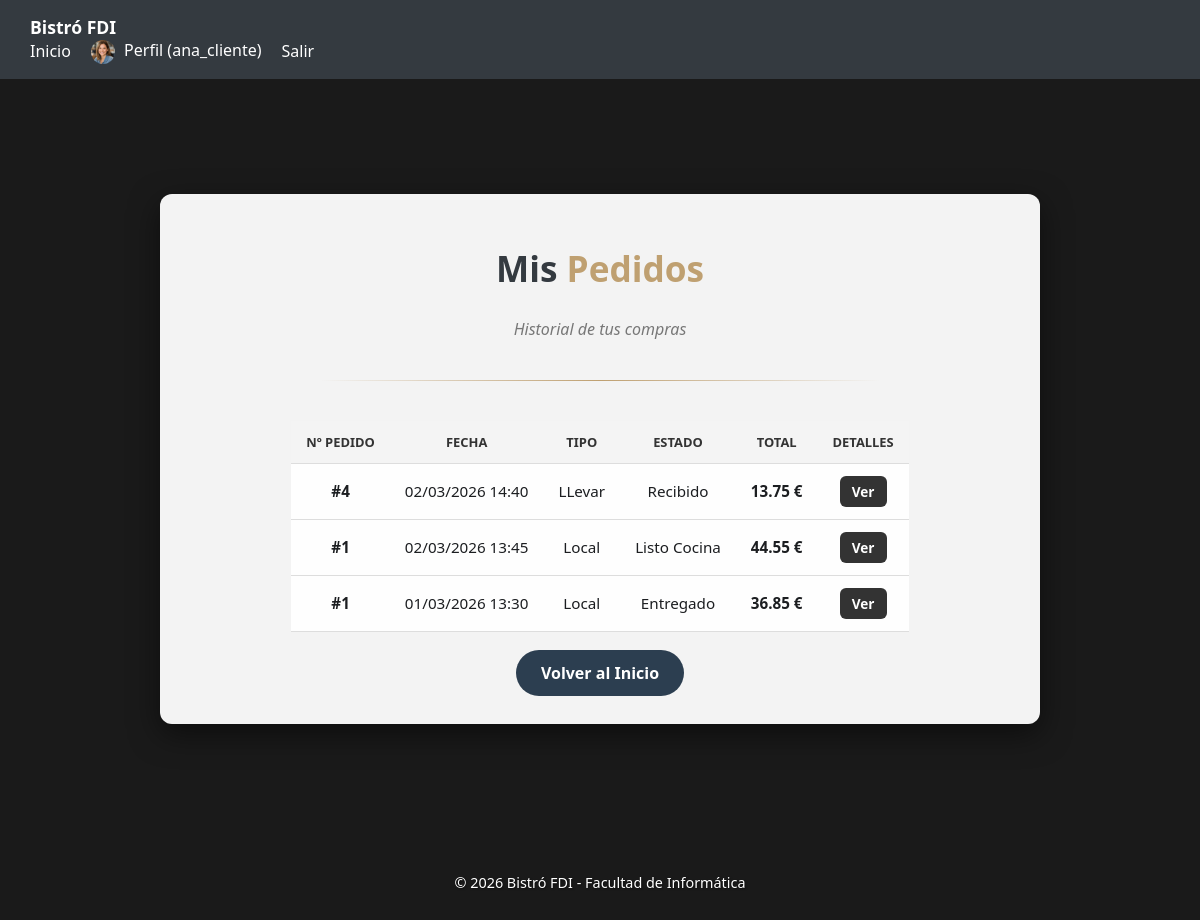
/mis_pedidos.php (signed in), run on an earlier commit of the app's database.
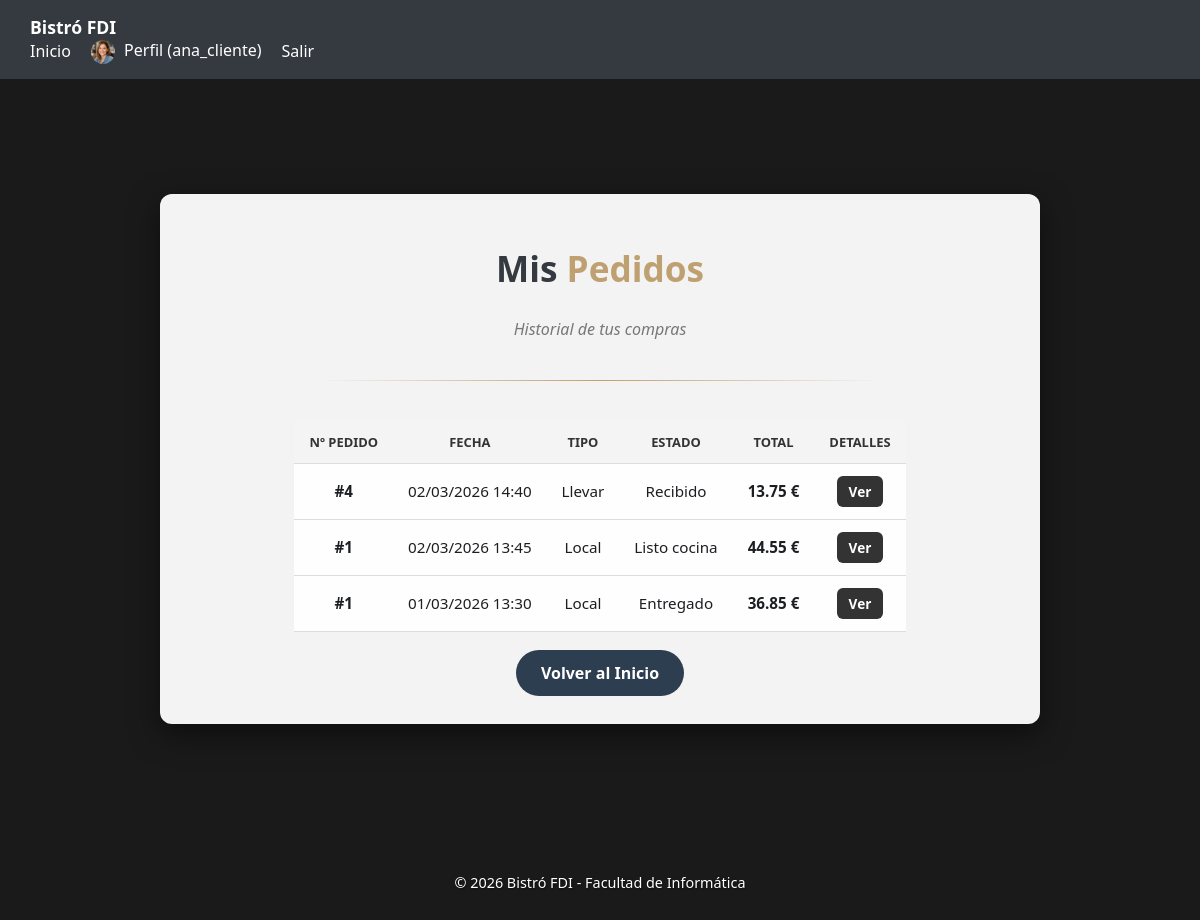
And on a later commit of the database.
### tables this page shows
CREATE TABLE pedidos (
	id int(11) AUTO_INCREMENT PRIMARY KEY,
	cliente_id int(11) NOT NULL,
	numero_pedido INT NOT NULL,
	tipo varchar(20) NOT NULL,
	estado varchar(20) NOT NULL,
	fecha datetime NOT NULL,
	total decimal(10,2) NOT NULL,
	KEY `cliente_id` (`cliente_id`),
	CONSTRAINT `pedidos_cliente_fk` FOREIGN KEY (`cliente_id`) REFERENCES `usuarios`(`id`) ON DELETE CASCADE ON UPDATE CASCADE
);

### includes/integracion/PedidoDAO.php (called while the page is built, shortened)
<?php
class PedidoDAO {
	public function obtenerPedidosPorCliente($idCliente) {
		$conn = obtenerConexionBD();
		$sql = "SELECT * FROM pedidos WHERE cliente_id = ? ORDER BY fecha DESC";
		$stmt = $conn->prepare($sql);
		$stmt->bind_param("i", $idCliente);
		$stmt->execute();
		$result = $stmt->get_result();
		$pedidos = [];
		while ($row = $result->fetch_assoc()) {
			$pedidos[] = $row;
		}
		return $pedidos;
	}
}
?>

### includes/negocio/PedidoServiceApp.php (called while the page is built, shortened)
<?php
require_once __DIR__ . '/../integracion/PedidoDAO.php';
class PedidoServiceApp {
	private $pedidoDAO;
	public function __construct() {
		$this->pedidoDAO = new PedidoDAO();
	}
	public function obtenerPedidosPorCliente($idCliente) {
		return $this->pedidoDAO->obtenerPedidosPorCliente($idCliente);
	}
}
?>

### includes/negocio/PedidoController.php (called while the page is built, shortened)
<?php
require_once __DIR__ . "/PedidoServiceApp.php";
class PedidoController {
	private $service;
	private function __construct() {
		$this->service = new PedidoServiceApp();
	}
	public function verPedidosCliente($idCliente) {
		return $this->service->obtenerPedidosPorCliente($idCliente);
	}
}
?>

### mis_pedidos.php (the view, shortened to what this page needs)
<?php
	require_once __DIR__ . '/includes/negocio/PedidoController.php';
	$controller = PedidoController::getInstance();
	$idCliente = $_SESSION['id_usuario'];
	$historialPedidos = $controller->verPedidosCliente($idCliente);
?>
<!DOCTYPE html>
<html lang="es">
<head>
	<link rel="stylesheet" href="css/estilos.css">
</head>
<body class="body-inicio">
	<?php include __DIR__ . '/includes/nav.php'; ?>
	<main class="main-bienvenida">
		<section class="tarjeta-presentacion tarjeta-ancha">
			<h1>Mis <span>Pedidos</span></h1>
			<p class="lema">Historial de tus compras</p>
			<div class="divisor"></div>
			<div class="mensaje-sesion">
				<?php if (empty($historialPedidos)): ?>
					<p>Aún no has realizado ningún pedido. ¡Anímate a probar nuestros platos!</p>
					<a href="pedido_inicio.php" class="btn-login">Hacer un Pedido</a>
				<?php else: ?>
					<table class="tabla-pedidos">
						<thead>
							<tr>
								<th>Nº Pedido</th>
								<th>Fecha</th>
								<th>Tipo</th>
								<th>Estado</th>
								<th>Total</th>
								<th>Detalles</th>
							</tr>
						</thead>
						<tbody>
							<?php foreach ($historialPedidos as $pedido): ?>
								<tr>
									<td><strong>#<?php echo htmlspecialchars($pedido['numero_pedido']); ?></strong></td>
									<td><?php echo date('d/m/Y H:i', strtotime($pedido['fecha'])); ?></td>
									<td><?php echo htmlspecialchars($pedido['tipo']); ?></td>
									<td><?php echo htmlspecialchars($pedido['estado']); ?></td>
									<td><strong><?php echo number_format($pedido['total'], 2); ?> €</strong></td>
									<td>
										<a href="confirmacion.php?id=<?php echo urlencode($pedido['id']); ?>" class="btn-accion">Ver</a>
									</td>
								</tr>
							<?php endforeach; ?>
						</tbody>
					</table>
				<?php endif; ?>
			</div>
			<div class="contenedor-volver">
				<a href="index.php" class="btn-login">Volver al Inicio</a>
			</div>
		</section>
	</main>
	<?php include __DIR__ . '/includes/footer.php'; ?>
</body>
</html>

What changed in the data, as far as the page shows it:
changed pedidos "Recibido": tipo "LLevar" → "Llevar"
changed pedidos: estado "Listo Cocina" → "Listo cocina"
